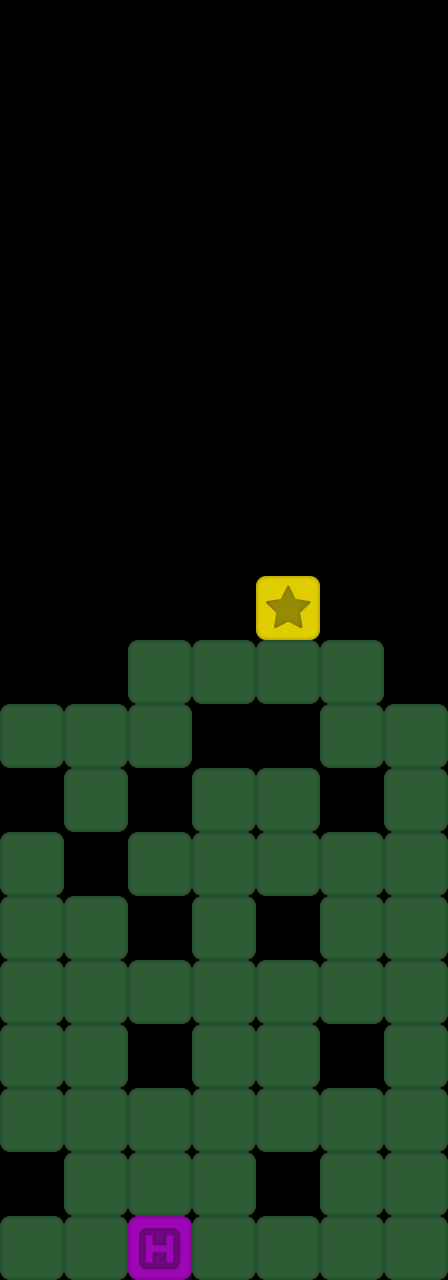

A level layout from a 2D game, rendered from its tile map. Below: a short description, then the map file with its tile-grid data intact:
An orthogonal 7x20 tile map with 64x64 px tiles, 1 tile layer (visualfg).

<map version="1.0" orientation="orthogonal" renderorder="right-up" width="7" height="20" tilewidth="64" tileheight="64" nextobjectid="1">
 <tileset firstgid="1" name="tiles" tilewidth="64" tileheight="64" tilecount="8">
  <image source="mapSprites.png" width="512" height="64" />
 </tileset>
 <layer name="visualfg" width="7" height="20">
  <data encoding="csv">
0,0,0,0,0,0,0,
0,0,0,0,0,0,0,
0,0,0,0,0,0,0,
0,0,0,0,0,0,0,
0,0,0,0,0,0,0,
0,0,0,0,0,0,0,
0,0,0,0,0,0,0,
0,0,0,0,0,0,0,
0,0,0,0,0,0,0,
0,0,0,0,5,0,0,
0,0,2,2,2,2,1,
2,2,2,1,1,2,2,
1,2,1,2,2,1,2,
2,1,2,2,2,2,2,
2,2,1,2,1,2,2,
2,2,2,2,2,2,2,
2,2,1,2,2,1,2,
2,2,2,2,2,2,2,
1,2,2,2,1,2,2,
2,2,6,2,2,2,2
</data>
 </layer>
</map>